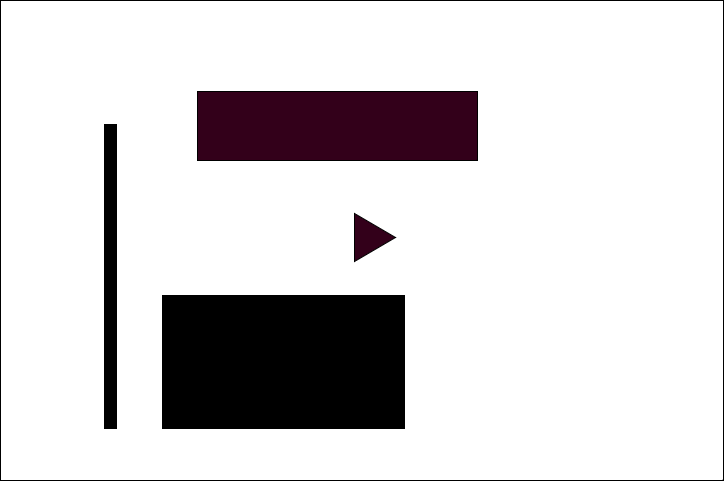
#> input picture cspace.png, 724 x 481 px
$ python readimage.py
#> lines starting #> are read from the running program, lines starting #| are printed output that depends on the picture; after the words box and inside, x2 and y2 are one past the last pixel; in counts of white or black regions, pixels touching at a corner belong together
import matplotlib
matplotlib.use('TkAgg')

from PIL import Image, ImageOps
import numpy as np
import matplotlib.pyplot as plt


# Apri l'immagine
img = Image.open('cspace.png')
#> img is the input picture: PIL image 724x481 RGBA; mean R, G, B, A 214.2, 211.3, 212.8, 255

# Converti l'immagine in scala di grigi
img = ImageOps.grayscale(img)
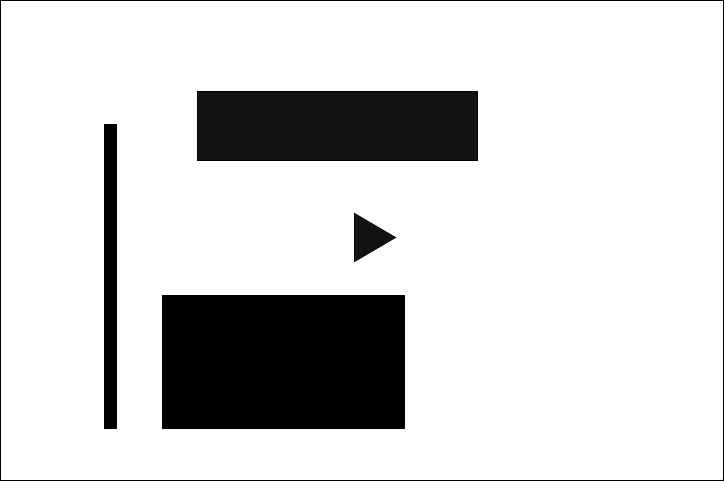
#> img: PIL image 724x481 L; min 0, max 255, mean 212.3

# Converti l'immagine in un array NumPy
np_img = np.array(img)

# Inverti il bianco e il nero
np_img = ~np_img
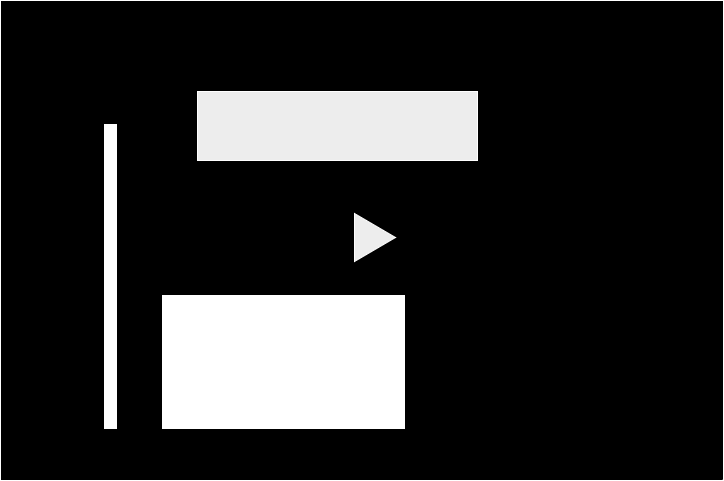
#> np_img: shape (481, 724); min 0, max 255, mean 42.7
np_img[np_img > 0] = 1
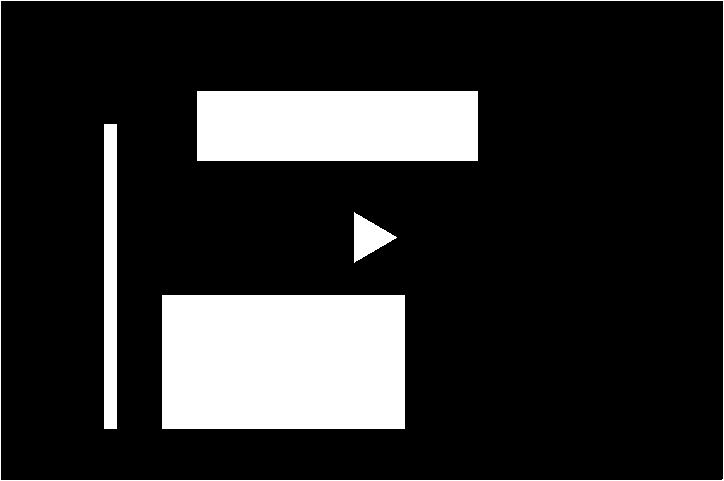
#> np_img: shape (481, 724); values 0 (black) and 1 (white), 17.1% white; 5 white regions, box (x1, y1, x2, y2) and area: (162, 295, 405, 429) 32562, (197, 91, 478, 161) 19670, (104, 124, 117, 429) 3965, (0, 0, 724, 481) 2407, (354, 212, 397, 263) 1107

# Imposta la mappa dei colori su "binary" (bianco e nero)
plt.set_cmap('binary')

# Visualizza l'immagine
plt.imshow(np_img)

# Salva l'immagine
np.save('cspace.npy', np_img)

# Carica l'immagine salvata
grid = np.load('cspace.npy')

# Imposta nuovamente la mappa dei colori su "binary"
plt.set_cmap('binary')

# Visualizza l'immagine caricata
plt.imshow(grid)

# Aggiusta il layout
plt.tight_layout()

# Mostra l'immagine
plt.show()
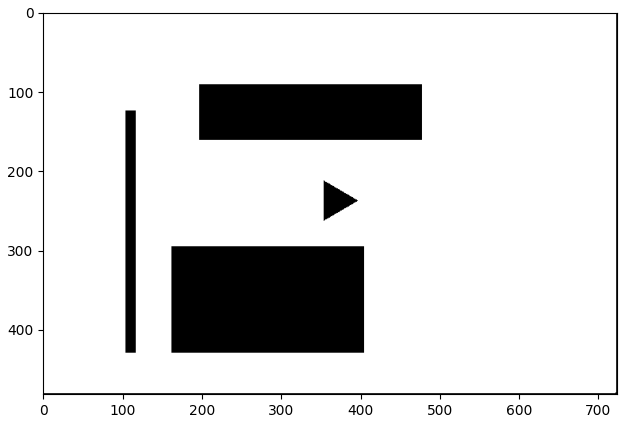
#> figure drawn by matplotlib, 1 panel
